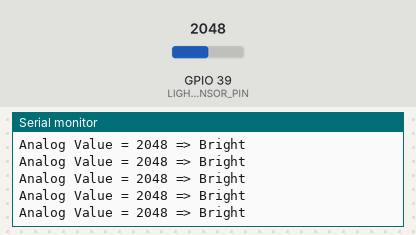
Recording of a sketch running on a simulated ESP32. On the bench: the last lines printed to the serial monitor. The test bench sets the inputs (shaded band); at power-on: GPIO 39 (LIGHT_SENSOR_PIN) = 2048.

Above: at 1.2 s.
1.3 s: GPIO 39 (LIGHT_SENSOR_PIN) set to 1960
At 2.2 s:
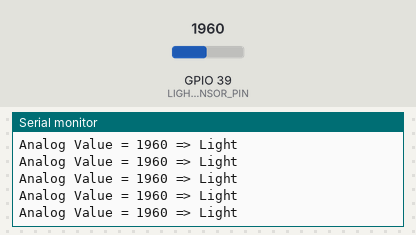
3.2 s: GPIO 39 (LIGHT_SENSOR_PIN) set to 2040
At 4.0 s:
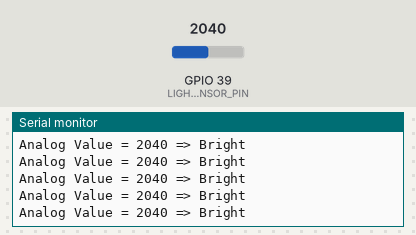
6.2 s: GPIO 39 (LIGHT_SENSOR_PIN) set to 1228
At 7.3 s:
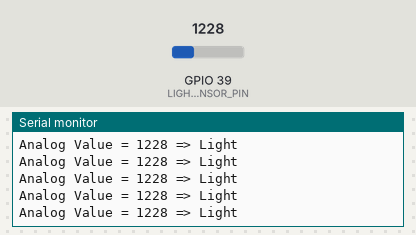
9.2 s: GPIO 39 (LIGHT_SENSOR_PIN) set to 760
At 9.9 s:
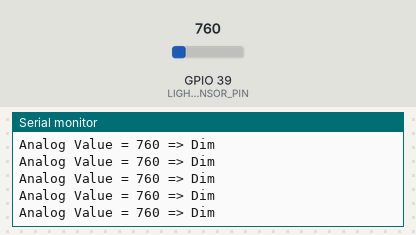
11.1 s: GPIO 39 (LIGHT_SENSOR_PIN) set to 840
At 12.1 s:
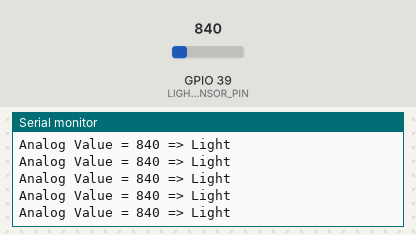
14.1 s: GPIO 39 (LIGHT_SENSOR_PIN) set to 491
At 14.7 s:
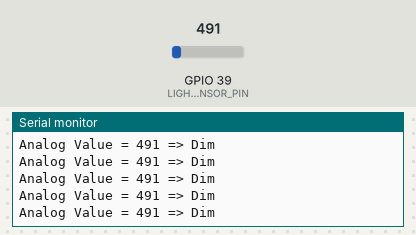
Timing chart, 0 to 17.1 s (numbered marks = the images above; inputs shaded):
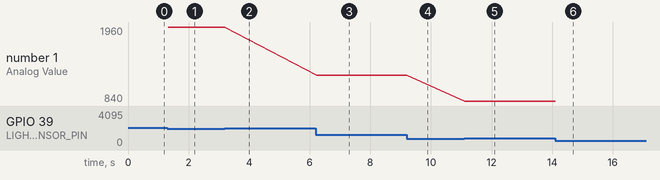

Measured:
- after the input at 1.3 s, the serial monitor: prints a new line at once (image 1)
- after the input at 3.2 s, the serial monitor: prints a new line at once (image 2)
- after the input at 6.2 s, the serial monitor: prints a new line at once (image 3)
- after the input at 9.2 s, the serial monitor: prints a new line at once (image 4)
- after the input at 11.1 s, the serial monitor: prints a new line at once (image 5)
- after the input at 14.1 s, the serial monitor: prints a new line at once (image 6)
- plotted number 1: 1960 → 1228 after the input at 6.2 s, 1228 → 840 after the input at 11.1 s

The sketch:

Light.ino
```cpp
#define LIGHT_SENSOR_PIN 39 // ESP32 pin GPIO2

void setup() {
  // initialize serial communication at 9600 bits per second:
  Serial.begin(9600);
}


void loop() {
  // reads the input on analog pin (value between 0 and 4095)
  int analogValue = analogRead(LIGHT_SENSOR_PIN);
    Serial.print("Analog Value = ");
    Serial.print(analogValue);   // the raw analog reading

    // We'll have a few threshholds, qualitatively determined
    if (analogValue < 50) {
      Serial.println(" => Dark");
    } else if (analogValue < 800) {
      Serial.println(" => Dim");
    } else if (analogValue < 2000) {
      Serial.println(" => Light");
    } else if (analogValue < 3200) {
      Serial.println(" => Bright");
    } else {
      Serial.println(" => Very bright");
    }
}
```
